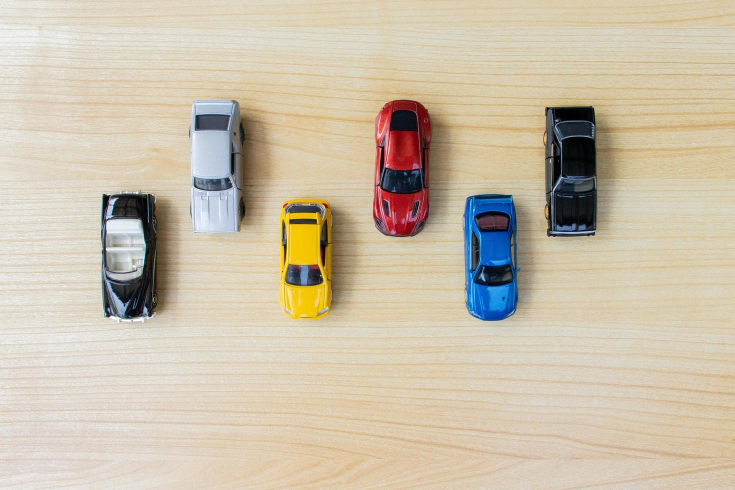
#> input picture toys.jpg, 1470 x 980 px (shown at 1/2 size)
$ jupyter execute --allow-errors 'Impulse Response Plotting.ipynb'
#> lines starting #> are read from the running program, lines starting #| are printed output that depends on the picture; after the words box and inside, x2 and y2 are one past the last pixel; in counts of white or black regions, pixels touching at a corner belong together
[cell 1]
import numpy as np
import matplotlib.pyplot as plt

[cell 2]
n = np.arange(-5,6)
x = np.array([0, 5, 6 ,7,9,0,0, -5, -9, -7, -6])
print(n)
print(x)

[cell 3]
plt.stem(n,x)
plt.xlabel('sampling interval')
plt.ylabel('sample x(n)')
plt.grid(True)
plt.show()

[cell 4]
n = np.array([-4, -3, -2, -1, 0, 1, 2, 3, 4])
xn = ([ 0, 0, 0, 0, 1, 0, 0, 0, 0])
plt.stem(n,xn)
plt.title('Impulse response')
plt.xlabel('Sampling Interval')
plt.ylabel('Sample')
plt.grid(True)
plt.show()

[cell 5]
n = np.array([-4, -3, -2, -1, 0, 1, 2, 3, 4])
xn = ([ 0, 0, 0, 0, 1, 1, 1, 1, 1])
plt.stem(n,xn)
plt.title('Step response')
plt.xlabel('Sampling Interval')
plt.ylabel('Sample')
plt.grid(True)
plt.show()

[cell 6]
n = np.array([-4, -3, -2, -1, 0, 1, 2, 3, 4])
xn = ([-4, -3, -2, -1, 0, 1, 2, 3, 4])
plt.stem(n,xn)
plt.title('Ramp response')
plt.xlabel('Sampling Interval')
plt.ylabel('Sample')
plt.grid(True)
plt.show()

#> (a cell that did not finish here is left out)

[cell 8]
import cv2
import matplotlib.pyplot as plt

# Load an image (change 'image.jpg' to your image file path)
image = cv2.imread('Persian-cat-900x600.jpg')

# Check if the image was loaded properly
if image is None:
    print("Error: Could not load image.")
else:
    # Get the size of the image
    height, width, channels = image.shape #[rows, columns, rbg--> [r,g,b]]
    print(f"Image width: {width}px")
    print(f"Image height: {height}px")
    print(f"Number of channels: {channels}")

    # Show the image in a window

    image_g = cv2.cvtColor(image, cv2.COLOR_BGR2GRAY)
    image_gray = cv2.cvtColor(image_g, cv2.COLOR_BGR2RGB)

    # Show the image in the notebook
    plt.imshow(image_gray)
    plt.title("My Image")
    plt.axis('on')  # You can use 'off' to hide axes
    plt.show()

[cell 9]
import copy

original = [[1, 2], [3, 4]]
shallow = copy.copy(original)

shallow[0][0] = 99
print(original)  # [[99, 2], [3, 4]]

[cell 10]
original = [[1, 2], [3, 4]]
deep = copy.deepcopy(original)

[cell 11]
deep[0][0] = 99
print(original)
print(deep)

[cell 12]
import cv2
import numpy as np
import matplotlib.pyplot as plt

# Load image (replace with your own image path)
image = cv2.imread('toys.jpg')  # Make sure the image is in your working directory
#> image is the input picture: shape (980, 1470, 3); mean B, G, R 170.4, 191.8, 203.6
if image is None:
    print("Error: Could not load image.")
else:
    # Convert to RGB
    rgb_image = cv2.cvtColor(image, cv2.COLOR_BGR2RGB)

    # Define RGB color range (example: red objects)
    lower_rgb = np.array([150, 0, 0])
    upper_rgb = np.array([255, 80, 80])

    # Create mask
    mask = cv2.inRange(rgb_image, lower_rgb, upper_rgb)
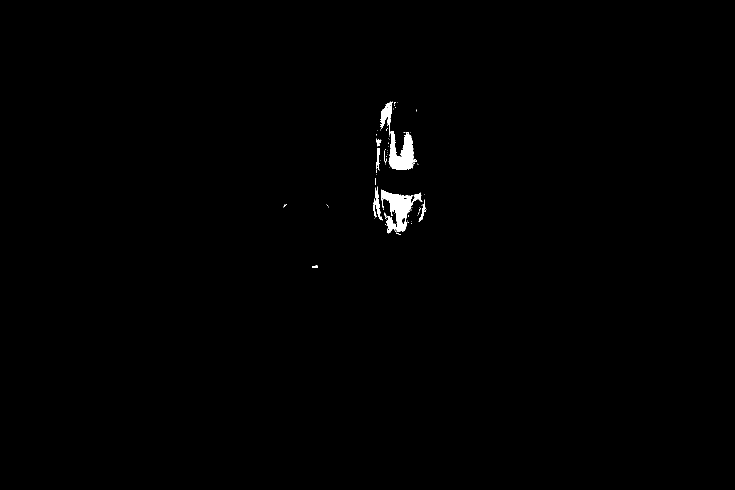
#> mask: shape (980, 1470) (shown at 1/2 size); 0.5% white; 96 white regions (84 under 20 px), largest, box (x1, y1, x2, y2) and area: (762, 379, 844, 464) 2583, (777, 262, 833, 340) 2513, (760, 203, 786, 271) 706

    # Clean up mask
    kernel = np.ones((5, 5), np.uint8)
    mask_cleaned = cv2.morphologyEx(mask, cv2.MORPH_OPEN, kernel)
    mask_cleaned = cv2.morphologyEx(mask_cleaned, cv2.MORPH_CLOSE, kernel)

    # Find contours
    contours, _ = cv2.findContours(mask_cleaned, cv2.RETR_EXTERNAL, cv2.CHAIN_APPROX_SIMPLE)
#> contours = 7 contours, 1 with area under 20; largest, box (x1, y1, x2, y2) and area: (762, 382, 822, 463) 2290, (778, 264, 827, 340) 2264, (762, 208, 784, 246) 522, (752, 399, 758, 412) 55, (829, 389, 842, 398) 44, (754, 418, 760, 426) 32

    # Draw contours
    output_image = rgb_image.copy()
    count = 0
    for contour in contours:
        if cv2.contourArea(contour) > 100:
            count += 1
            cv2.drawContours(output_image, [contour], -1, (0, 255, 0), 2)
#> this loop made 7 passes
#> contour on pass 5: [[753, 280], [753, 284], [757, 284], [757, 280]]
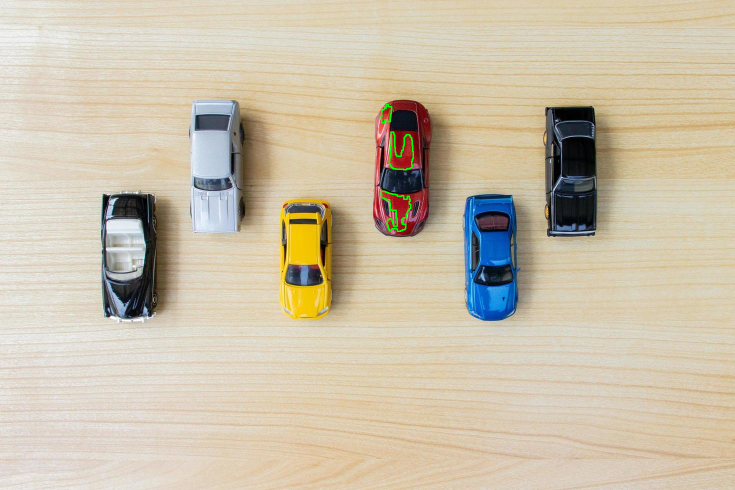
#> output_image: shape (980, 1470, 3) (shown at 1/2 size); mean R, G, B 203.3, 192.2, 170.3
#> after the loop, count = 3

    print(f"Detected objects: {count}")
#| Detected objects: 3

    # Plotting images inline
    fig, axs = plt.subplots(1, 3, figsize=(18, 6))

    axs[0].imshow(rgb_image)
    axs[0].set_title("Original Image")
    axs[0].axis('off')

    axs[1].imshow(mask_cleaned, cmap='gray')
    axs[1].set_title("RGB Mask")
    axs[1].axis('off')

    axs[2].imshow(output_image)
    axs[2].set_title("Detected Objects")
    axs[2].axis('off')

    plt.tight_layout()
    plt.show()

[cell 13]
import cv2
import numpy as np
import matplotlib.pyplot as plt
from skimage.measure import label, regionprops
from skimage.morphology import disk, opening
from skimage.util import invert

# Load image
image = cv2.imread('toys.jpg')
if image is None:
    raise FileNotFoundError("Image not found.")

# Convert to RGB
image_rgb = cv2.cvtColor(image, cv2.COLOR_BGR2RGB)

# Extract channels
rmat = image_rgb[:, :, 0]
gmat = image_rgb[:, :, 1]
bmat = image_rgb[:, :, 2]

# Threshold levels
levelr = 0.5 * 255
levelg = 0.45 * 255
levelb = 0.5 * 255

# Threshold RGB channels
Ired = (rmat > levelr).astype(np.uint8)
Igreen = (gmat > levelg).astype(np.uint8)
Iblue = (bmat > levelb).astype(np.uint8)

# Combine channels
It = cv2.bitwise_and(cv2.bitwise_and(Ired, Igreen), Iblue)

# Invert mask
Icomp = cv2.bitwise_not(It * 255)

# Fill holes
flood_fill = Icomp.copy()
h, w = flood_fill.shape
mask = np.zeros((h+2, w+2), np.uint8)
cv2.floodFill(flood_fill, mask, (0, 0), 255)
filled = cv2.bitwise_or(Icomp, cv2.bitwise_not(flood_fill))

# Morphological open
opened = opening(filled // 255, disk(25)).astype(np.uint8)

# Label connected components
label_image = label(opened)
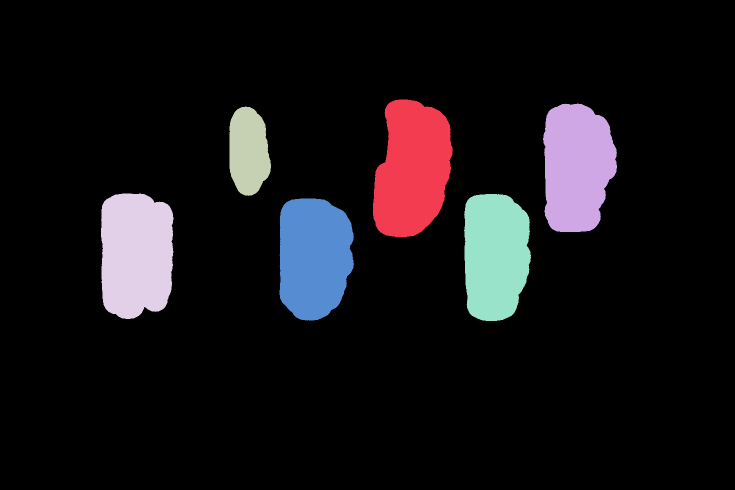
#> label_image: shape (980, 1470) int64 (shown at 1/2 size); 7 distinct labels, from 0 to 6; one colour per label, 0 black
regions = regionprops(label_image)
#> regions = 6 regions; box (x1, y1, x2, y2) and area: (746, 199, 906, 474) 33738, (202, 387, 347, 638) 32116, (1086, 207, 1234, 464) 30717, (559, 397, 708, 641) 30492, (928, 388, 1062, 642) 28963, (459, 213, 542, 392) 11701

###
for region in regions:
        area = region.area
        centroid = region.centroid
        print(area)
#> this loop made 6 passes
#> (area, centroid) on passes 1 to 4: (33738, (338.1, 824)), (30717, (333.7, 1153.2)), (11701, (301.9, 496.6)), (32116, (508.7, 271.8))
#> (printed output is left out)

# Classify objects
small, medium, large = [], [], []
for region in regions:
    area = region.area
    if area < 14000:
        small.append(region)
    elif area < 45000:
        medium.append(region)
    else:
        large.append(region)
#> this loop made 6 passes
#> area on passes 1 to 4: 33738, 30717, 11701, 32116
#> after the loop, large = []; medium = 5 regions; box (x1, y1, x2, y2) and area: (746, 199, 906, 474) 33738, (202, 387, 347, 638) 32116, (1086, 207, 1234, 464) 30717, (559, 397, 708, 641) 30492, (928, 388, 1062, 642) 28963; small = 1 regions; box (x1, y1, x2, y2) and area: (459, 213, 542, 392) 11701

# Draw boxes on copy of image
output_img = image_rgb.copy()
for region in small:
    minr, minc, maxr, maxc = region.bbox
    cv2.rectangle(output_img, (minc, minr), (maxc, maxr), (255, 0, 0), 2)
    cv2.putText(output_img, 'P1', (minc, minr - 5), cv2.FONT_HERSHEY_SIMPLEX, 0.6, (0, 0, 0), 2)
#> this loop made 1 pass
#> (minr, minc, maxr, maxc) on pass 1: (213, 459, 392, 542)

for region in medium:
    minr, minc, maxr, maxc = region.bbox
    cv2.rectangle(output_img, (minc, minr), (maxc, maxr), (0, 255, 0), 2)
    cv2.putText(output_img, 'P5', (minc, minr - 5), cv2.FONT_HERSHEY_SIMPLEX, 0.6, (0, 0, 0), 2)
#> this loop made 5 passes
#> (minr, minc, maxr, maxc) on passes 1 to 4: (199, 746, 474, 906), (207, 1086, 464, 1234), (387, 202, 638, 347), (388, 928, 642, 1062)
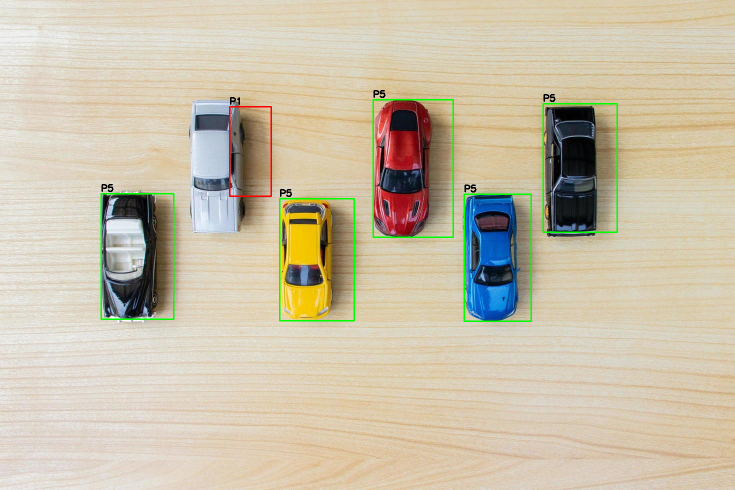
#> output_img: shape (980, 1470, 3) (shown at 1/2 size); mean R, G, B 201.9, 192.1, 168.8

for region in large:
    minr, minc, maxr, maxc = region.bbox
    cv2.rectangle(output_img, (minc, minr), (maxc, maxr), (0, 0, 255), 2)
    cv2.putText(output_img, 'P20', (minc, minr - 5), cv2.FONT_HERSHEY_SIMPLEX, 0.6, (0, 0, 0), 2)
#> this loop made 0 passes

# Display results side-by-side
fig, axs = plt.subplots(2, 3, figsize=(18, 12))

axs[0, 0].imshow(image_rgb)
axs[0, 0].set_title("Original Image")
axs[0, 0].axis("off")

axs[0, 1].imshow(It, cmap='gray')
axs[0, 1].set_title("Combined RGB Threshold (It)")
axs[0, 1].axis("off")

axs[0, 2].imshow(Icomp, cmap='gray')
axs[0, 2].set_title("Complemented Mask (Icomp)")
axs[0, 2].axis("off")

axs[1, 0].imshow(filled, cmap='gray')
axs[1, 0].set_title("Holes Filled")
axs[1, 0].axis("off")

axs[1, 1].imshow(opened, cmap='gray')
axs[1, 1].set_title("Opened (Cleaned Binary)")
axs[1, 1].axis("off")

axs[1, 2].imshow(output_img)
axs[1, 2].set_title("Final Detected Object")
axs[1, 2].axis("off")

plt.tight_layout()
plt.show()

# Display total value
total_value = len(small)  + len(medium)  + len(large)
#> total_value = 6
print(f"small: {len(small)}")
#| small: 1
print(f"medium: {len(medium)}")
#| medium: 5
print(f"large: {len(large)}")
#| large: 0
print(f"count: {total_value}")
#| count: 6

[cell 14]
import cv2
import numpy as np
import matplotlib.pyplot as plt
from skimage.measure import label, regionprops
from skimage.morphology import disk, opening
from skimage.util import invert

# Load image
image = cv2.imread('toys.jpg')
if image is None:
    raise FileNotFoundError("Image not found.")

# Convert to RGB
image_rgb = cv2.cvtColor(image, cv2.COLOR_BGR2RGB)

[cell 15]
# Extract channels
rmat = image_rgb[:, :, 0]
gmat = image_rgb[:, :, 1]
bmat = image_rgb[:, :, 2]
#show image for each channel
fig, axs = plt.subplots(1, 3, figsize=(18, 12))
axs[0].imshow(rmat)
axs[0].set_title("red channel")
axs[0].axis("off")

axs[1].imshow(gmat)
axs[1].set_title("green channel")
axs[1].axis("off")

axs[2].imshow(bmat)
axs[2].set_title("blue channel")
axs[2].axis("off")

plt.tight_layout()
plt.show()

[cell 16]
# Threshold levels
levelr = 0.5 * 255
levelg = 0.45 * 255
levelb = 0.5 * 255

# Threshold RGB channels
Ired = (rmat > levelr).astype(np.uint8)
Igreen = (gmat > levelg).astype(np.uint8)
Iblue = (bmat > levelb).astype(np.uint8)

# Combine channels
It = cv2.bitwise_and(cv2.bitwise_and(Ired, Igreen), Iblue)

# Invert mask
Icomp = cv2.bitwise_not(It * 255)

#show image for each channel
fig, axs = plt.subplots(1, 5, figsize=(18, 12))
axs[0].imshow(Ired)
axs[0].set_title("red channel")
axs[0].axis("off")

axs[1].imshow(Igreen)
axs[1].set_title("green channel")
axs[1].axis("off")

axs[2].imshow(Iblue)
axs[2].set_title("blue channel")
axs[2].axis("off")

axs[3].imshow(It)
axs[3].set_title("Combined channel")
axs[3].axis("off")

axs[4].imshow(Icomp)
axs[4].set_title("Inverted channel")
axs[4].axis("off")

plt.tight_layout()
plt.show()

[cell 17]
# Fill holes
flood_fill = Icomp.copy()
h, w = flood_fill.shape
mask = np.zeros((h+2, w+2), np.uint8)
cv2.floodFill(flood_fill, mask, (0, 0), 255)
filled = cv2.bitwise_or(Icomp, cv2.bitwise_not(flood_fill))

# Morphological open
opened = opening(filled // 255, disk(15)).astype(np.uint8)

# Label connected components
label_image = label(opened)
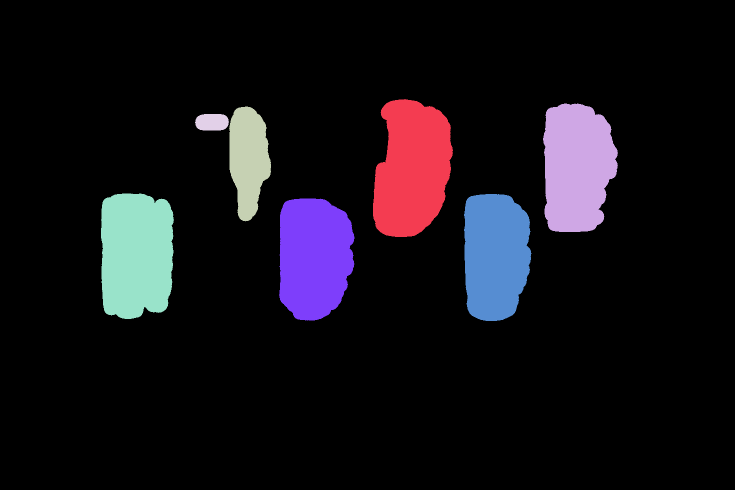
#> label_image: shape (980, 1470) int64 (shown at 1/2 size); 8 distinct labels, from 0 to 7; one colour per label, 0 black
regions = regionprops(label_image)
#> regions = 7 regions; box (x1, y1, x2, y2) and area: (746, 198, 906, 474) 34168, (202, 387, 348, 638) 32747, (1086, 207, 1236, 464) 31336, (558, 397, 709, 641) 30803, (928, 388, 1063, 642) 29154, (458, 213, 542, 443) 13823, (390, 228, 458, 261) 1966

#show image for each channel
fig, axs = plt.subplots(1, 4, figsize=(18, 12))
axs[0].imshow(flood_fill)
axs[0].set_title("Copy of Icomp")
axs[0].axis("off")

axs[1].imshow(mask)
axs[1].set_title("black image of size same as picture")
axs[1].axis("off")

axs[2].imshow(filled)
axs[2].set_title("filled image")
axs[2].axis("off")

axs[3].imshow(opened)
axs[3].set_title("morphed image")
axs[3].axis("off")


plt.tight_layout()
plt.show()
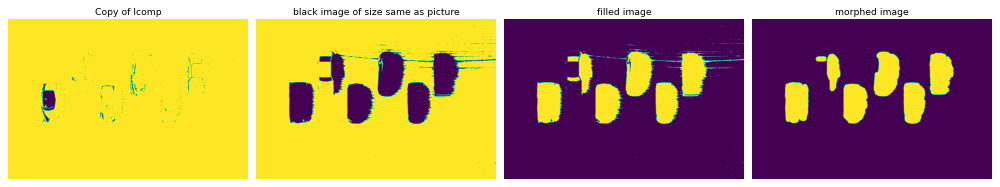
#> figure drawn by matplotlib, 4 panels
###
for region in regions:
        area = region.area
        print(area)
#> this loop made 7 passes
#> area on passes 1 to 4: 34168, 31336, 13823, 1966
#> (printed output is left out)

[cell 18]
# Classify objects
small, medium, large = [], [], []
for region in regions:
    area = region.area
    if area < 14000:
        small.append(region)
    elif area < 45000:
        medium.append(region)
    else:
        large.append(region)
#> after the loop, medium = 5 regions; box (x1, y1, x2, y2) and area: (746, 198, 906, 474) 34168, (202, 387, 348, 638) 32747, (1086, 207, 1236, 464) 31336, (558, 397, 709, 641) 30803, (928, 388, 1063, 642) 29154; small = 2 regions; box (x1, y1, x2, y2) and area: (458, 213, 542, 443) 13823, (390, 228, 458, 261) 1966

# Draw boxes on copy of image
output_img = image_rgb.copy()
for region in small:
    minr, minc, maxr, maxc = region.bbox
    cv2.rectangle(output_img, (minc, minr), (maxc, maxr), (255, 0, 0), 2)
    cv2.putText(output_img, 'small', (minc, minr - 5), cv2.FONT_HERSHEY_SIMPLEX, 1, (0, 0, 0), 2)
#> this loop made 2 passes
#> (minr, minc, maxr, maxc) on passes 1 to 2: (213, 458, 443, 542), (228, 390, 261, 458)
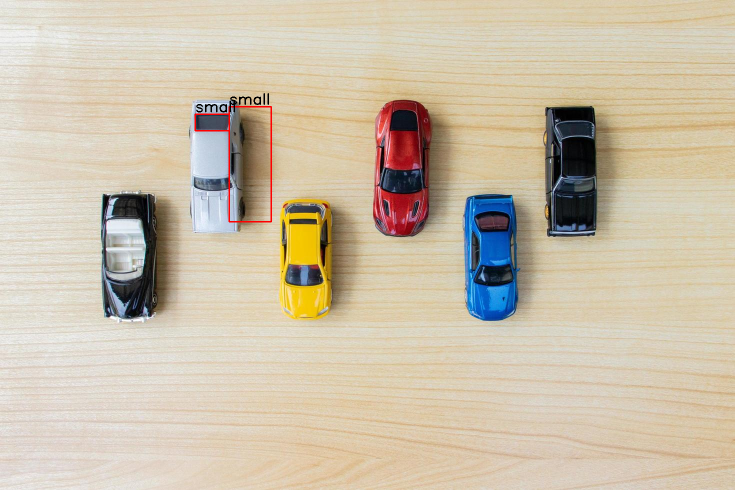
#> output_img: shape (980, 1470, 3) (shown at 1/2 size); mean R, G, B 203.6, 191.4, 170

for region in medium:
    minr, minc, maxr, maxc = region.bbox
    cv2.rectangle(output_img, (minc, minr), (maxc, maxr), (0, 255, 0), 2)
    cv2.putText(output_img, 'medium', (minc, minr - 5), cv2.FONT_HERSHEY_SIMPLEX, 1, (0, 0, 0), 2)
#> this loop made 5 passes
#> (minr, minc, maxr, maxc) on passes 1 to 4: (198, 746, 474, 906), (207, 1086, 464, 1236), (387, 202, 638, 348), (388, 928, 642, 1063)
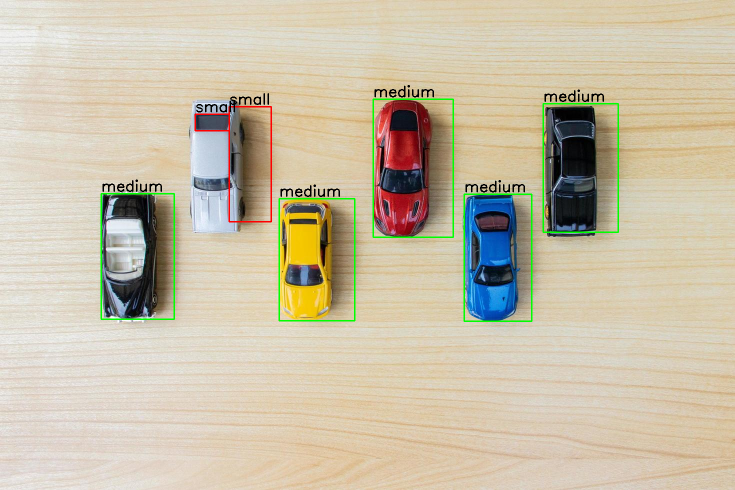
#> output_img: shape (980, 1470, 3) (shown at 1/2 size); 1.14% of pixels changed, all inside (x1, y1, x2, y2) = (201, 170, 1238, 644)

for region in large:
    minr, minc, maxr, maxc = region.bbox
    cv2.rectangle(output_img, (minc, minr), (maxc, maxr), (0, 0, 255), 2)
    cv2.putText(output_img, 'large', (minc, minr - 5), cv2.FONT_HERSHEY_SIMPLEX, 1, (0, 0, 0), 2)

# Display results side-by-side
fig, axs = plt.subplots(1, 1, figsize=(18, 12))

axs.imshow(output_img)
axs.set_title("Final Detected Object")
axs.axis("off")

plt.tight_layout()
plt.show()

# Display total value
total_value = len(small)  + len(medium)  + len(large)
#> total_value = 7
print(f"small: {len(small)}")
#| small: 2
print(f"medium: {len(medium)}")
#| medium: 5
print(f"large: {len(large)}")
#| large: 0
print(f"count: {total_value}")
#| count: 7

[cell 19]
import numpy as np
import matplotlib.pyplot as plt

n = np.arange(-6.2,6.3,0.1) #1 and #2. n = np.arange(-3.1,3.2,0.1), #3 and #4 n = np.arange(-6.2,6.3,0.1)
xn = np.cos(n) #1 np.sin(n) #2 np.cos(n) #3 np.sin(n) #4 np.cos(n)
plt.stem(n,xn)
plt.title('Ramp response') #Sin wave/ Cosine wave
plt.xlabel('Sampling Interval')
plt.ylabel('Sample')
plt.grid(True)
plt.show()

[cell 20]
import cv2
import numpy as np
import matplotlib.pyplot as plt
# Load the image
image = cv2.imread('toys.jpg')
image = cv2.resize(image, (640, 480))  # Resize if needed
#> image: shape (480, 640, 3)

# Convert to HSV
image_rgb = cv2.cvtColor(image,cv2.COLOR_BGR2RGB)
hsv = cv2.cvtColor(image, cv2.COLOR_BGR2HSV)

# Define the red color range in HSV
# Red can span across the 0 and 180 boundaries, so we need two ranges
lower_red1 = np.array([0, 100, 100])
upper_red1 = np.array([10, 255, 255])

lower_red2 = np.array([160, 100, 100])
upper_red2 = np.array([180, 255, 255])

# Create masks
mask1 = cv2.inRange(hsv, lower_red1, upper_red1)
mask2 = cv2.inRange(hsv, lower_red2, upper_red2)

# Combine both masks
red_mask = cv2.bitwise_or(mask1, mask2)
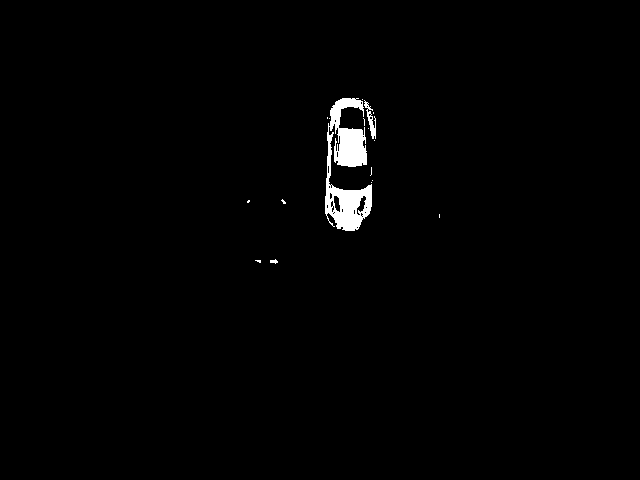
#> red_mask: shape (480, 640); 1.1% white; 17 white regions (14 under 20 px), largest, box (x1, y1, x2, y2) and area: (325, 98, 372, 231) 3227, (364, 100, 376, 139) 169, (270, 259, 278, 264) 25

# Apply the mask to the original image
red_result = cv2.bitwise_and(image, image, mask=red_mask)

fig, axs = plt.subplots(1, 3, figsize=(18, 12))
# Display the results
axs[0].imshow(image_rgb)
axs[1].imshow(red_mask)
axs[2].imshow(red_result)
